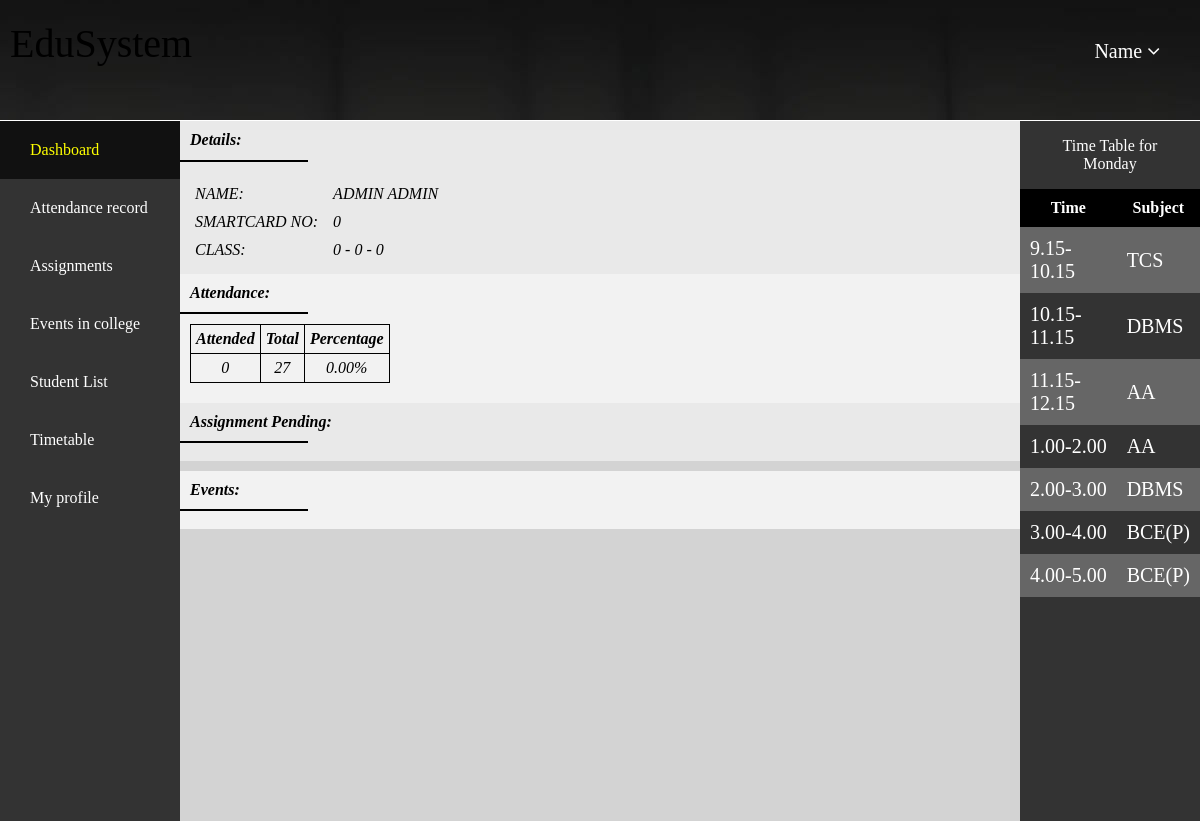
Screenshot of /home.php (signed in) with the database file from the repository.
### tables this page shows
CREATE TABLE `profile` (
  `UserId` varchar(15) NOT NULL,
  `Fname` text NOT NULL,
  `Lname` text NOT NULL,
  `RegNo` int(5) NOT NULL,
  `Class` varchar(2) NOT NULL,
  `Division` int(1) NOT NULL,
  `RollNo` int(2) NOT NULL,
  `MobNo` bigint(10) NOT NULL,
  `Addr` varchar(50) NOT NULL,
  `Pass` varchar(32) NOT NULL DEFAULT 'sakec',
  `S1` int(2) NOT NULL DEFAULT '0',
  `S1t` int(2) NOT NULL DEFAULT '0',
  `S2` int(2) NOT NULL DEFAULT '0',
  `S2t` int(2) NOT NULL DEFAULT '0',
  `S3` int(2) NOT NULL DEFAULT '0',
  `S3t` int(2) NOT NULL DEFAULT '0',
  `S4` int(2) NOT NULL DEFAULT '0',
  `S4t` int(2) NOT NULL DEFAULT '0',
  `S5` int(2) DEFAULT '0',
  `S5t` int(2) NOT NULL DEFAULT '0',
  `Attended` int(2) AS (S1+S2+S3+S4+S5) VIRTUAL,
  `Total` int(2) AS (S1t+S2t+S3t+S4t+S5t) VIRTUAL,
  `Percent` decimal(4,2) AS ((S1+S2+S3+S4+S5)*100/(S1t+S2t+S3t+S4t+S5t)) VIRTUAL
);

CREATE TABLE `timetable` (
  `SrNo` int(1) NOT NULL,
  `Time` varchar(15) NOT NULL,
  `Monday` varchar(15) NOT NULL,
  `Tuesday` varchar(15) NOT NULL,
  `Wednesday` varchar(15) NOT NULL,
  `Thrusday` varchar(15) NOT NULL,
  `Friday` varchar(15) NOT NULL
);

### home.php (the view, shortened to what this page needs)
<html>
<head>
    <link rel="stylesheet" type="text/css" href="Addons/home.css">
    <link rel="stylesheet" href="https://cdnjs.cloudflare.com/ajax/libs/font-awesome/4.7.0/css/font-awesome.min.css">
</head>
<body>
    <div class="header">
        <div class="leftheader">
            <p class="pheader">EduSystem</p>
        </div>
        <div class="rightheader">
            <ul class="mainddheader">
                <li><a id="dropdown" href="#" onclick="#">Name        <i class="fa fa-angle-down"></i></a></li>
            </ul>
        </div>
    </div>
    <div class="flex-container">
            <div class="asideleft">
                <ul class="nav">
                    <li><a class="btn <?php if($_GET["page"]==""){echo 'active';}?>" href="home.php">Dashboard</a></li>
                    <li><a class="btn <?php if($_GET["page"]=="attendance.php"){echo 'active';}?>" href="home.php?page=attendance.php">Attendance record</a></li>
                    <li><a class="btn <?php if($_GET["page"]=="assign.php"){echo 'active';}?>" href="#">Assignments</a></li>
                    <li><a class="btn <?php if($_GET["page"]=="events.php"){echo 'active';}?>" href="home.php?page=events.php">Events in college</a></li>
                    <li><a class="btn <?php if($_GET["page"]=="list.php"){echo 'active';}?>" href="home.php?page=list.php">Student List</a></li>
                    <li><a class="btn <?php if($_GET["page"]=="tt.php"){echo 'active';}?>" href="home.php?page=timetable.php">Timetable</a></li>
                    <li><a class="btn <?php if($_GET["page"]=="update.php"){echo 'active';}?>" href="home.php?page=update.php">My profile</a></li>
                </ul>
            </div>
        <div class="maincontent">
            <?php
                if (isset($_GET['page'])&&$_GET['page']!=""){
                    include $_GET['page'];
                }
                else {
                    include 'dashboard.php';
                }
            ?>
        </div>
        <?php
            $user = 'student';
            $pass = 'sakec';
            $db = 'students';
            $conn = new mysqli('localhost', $user, $pass, $db) or die("Unable to connect to server".$db);
            $get_all = "select * from timetable";
            $data = mysqli_query($conn, $get_all) or die("No records found.");
            $row = mysqli_fetch_assoc($data);
            $day = date('l');
            echo '<div class="asideright">
                <div class="iasideright">
                        <p class="tthead" align="center">Time Table for <br>'.$day.' </p>
                        <table class="asiderighttable" >
                            <tr>
                                <th>Time</th>
                                <th>Subject</th>
                            </tr>';
                            echo '<tr>
                                <td>9.15-10.15</td>
                                <td>'.$row[$day].'</td>
                            </tr>';
                            $row = mysqli_fetch_assoc($data);
                            echo '
                            <tr>
                                <td>10.15-11.15</td>
                                <td>'.$row[$day].'</td>
                            </tr>';
                            $row = mysqli_fetch_assoc($data);
                            echo '
                            <tr>
                                <td>11.15-12.15</td>
                                <td>'.$row[$day].'</td>
                            </tr>';
                            $row = mysqli_fetch_assoc($data);
                            echo '
                            <tr>
                                <td>1.00-2.00</td>
                                <td>'.$row[$day].'</td>
                            </tr>';
                            $row = mysqli_fetch_assoc($data);
                            echo '
                            <tr>
                                <td>2.00-3.00</td>
                                <td>'.$row[$day].'</td>
                            </tr>';
                            $row = mysqli_fetch_assoc($data);
                            echo '
                            <tr>
                                <td>3.00-4.00</td>
                                <td>'.$row[$day].'</td>
                            </tr>';
                            $row = mysqli_fetch_assoc($data);
                            echo '
                            <tr>
                                <td>4.00-5.00</td>
                                <td>'.$row[$day].'</td>
                            </tr>
                    </table>
                </div>
            </div>';
        ?>
    </div>
</body>
</html>

### dashboard.php (shortened to what this page needs)
<!DOCTYPE html>
<html lang="en">
<head>
	<link rel="stylesheet" href="Addons/dashboard.css">
	<link rel="stylesheet" href="">
</head>
<body>
	<?php
		$user = 'student';
		$pass = 'sakec';
		$db = 'students';
		$conn = new mysqli('localhost', $user, $pass, $db) or die("Unable to connect to server".$db);
		$get_all = "select * from profile where UserId=\"".$_SESSION['name']."\"";
		$data = mysqli_query($conn, $get_all) or die("No records found.");
		$row = mysqli_fetch_assoc($data);
		echo'<div class="container">
                <div class="details">
                    <p>Details:<p>
                    <hr>
                    <ul class="left">
                    <li>Name: </li>
                    <li>smartcard no:</li>
                    <li>class:</li>
                    </ul>
				    <ul class="right">
				    <li>'.$row["Fname"].' '.$row["Lname"].'</li>
				    <li>'.$row["UserId"].'</li>
				    <li>'.$row["Class"].' - '.$row["Division"].' - '.$row["RollNo"].'</li>
                    </ul>
                </div>
                <div class="attendance">
                    <p>Attendance:</p>
                    <hr>
                    <table class="tattendance">
                    <tr>
                    <th>Attended</th>
                    <th>Total</th>
                    <th>Percentage</th>
                    </tr>
                    <tr>
                    <td>'.$row["Attended"].'</td>
                    <td>'.$row["Total"].'</td>';
                    if ($row["Total"]!=0) {
                        echo '<td>'.$row["Percent"].'%</td>
                    ';
                    }
                    else {
                        echo '<td>0%</td>';
                    }
                    echo '
                    </tr>
                    </table>
                </div>
                <div class="notification">
                    <p>Assignment Pending:</p>
                    <hr>
                    <p></p>
                </div>
                <div class="events">
                    <p>Events:</p>
                    <hr>
                    <p></p>
                </div>
            </div>';
	?>
</body>
</html>

### Addons/home.css (style rules this page uses)
body { margin:0; background-image: url(website-design-background-1.jpg); background-repeat: no-repeat; background-position: center top; }
.header { border-bottom:1px solid white; display:flex; width:100%; height:15%; justify-content: center; box-shadow:2px 2px 2px black; }
.flex-container { display: flex; flex-wrap: wrap; }
.asideleft { flex:15%; background-color:#333; }
.maincontent { flex:70%; background-color:#D3D3D3; height:700px; }
.asideright { flex:15%; background-color: #333; }
.leftheader { justify-content: center; flex:80%; }
.pheader { margin:20 0 0 10px; font-family: cursive; font-size: 40px; }
.rightheader { justify-content: center; flex:20%; text-align: right; padding:30px; }
.mainddheader { padding:0; margin:0; list-style-type: none; }
.mainddheader li { font-size:20px; padding:10px; }
.mainddheader li a { text-decoration: none; color:white; }
ul.nav { list-style-type: none; overflow: hidden; padding: 0; margin: 0px; background-color: #333; }
ul.nav > li { padding: 0px; }
ul.nav > li > a { display: block; color: white; border: none; padding: 20px 30px; text-align: left; transition: all 0.7s ease; text-decoration: none; }
ul.nav > li > a.active { background-color: #111; color: yellow; }
hr { display: block; margin-top: 0.5px; margin-left:0; margin-right: 20%; border-style: inset; border:1px solid black; }
.tthead { color: white; }
.asiderighttable { width:100%; background-color: white; }
table,th,td { border-collapse:collapse; }
.asiderighttable th { border:0px; padding:10px; background-color: black; }
.asiderighttable tr:nth-child(odd) { background-color:#333; color:white; }
.asiderighttable tr:nth-child(even) { background-color:#666; color:white; }
.asiderighttable td { border:0; font-size: 20px; padding:10px; }

### Addons/dashboard.css (style rules this page uses)
.details,.notification { background-color: rgba(255,255,255,0.5); color:black; text-align:left; width:100%; }
.details ul { padding:10px; list-style-type: none; margin-top: 0px; margin-bottom: 0px; }
.details ul li { font-family:serif; padding:5px; text-transform: uppercase; font-style: oblique; }
.details p { margin-top:0; margin-bottom:0; padding:10 0 0 10; font-family:cursive; font-style: italic; font-weight: bold }
hr { border-bottom: 1px solid black; width:15%; }
.left { float:left; }
.attendance,.events { padding:0 0 10 0; background-color: rgba(255,255,255,0.7); color:black; text-align:left; width:100%; }
.tattendance { border: 1px solid black; margin:10px; text-align: center; }
.attendance p,.notification p,.events p { margin-top:0; margin-bottom:10px ; padding:10 0 0 10; font-family:cursive; font-style: italic; font-weight: bold }
.tattendance tr th, .tattendance tr td { border: 1px solid black; font-family:serif; font-style: oblique; padding:5px; }
.events { padding:0; }

### rows the page displays
profile: Fname "ADMIN", Lname "ADMIN", UserId "0", Class "0", Division "0", RollNo "0", Attended "0", Total "27", Percent "0.00"
timetable: Monday "TCS"
timetable: Monday "DBMS"
timetable: Monday "AA"
timetable: Monday "AA"
timetable: Monday "DBMS"
timetable: Monday "BCE(P)"
timetable: Monday "BCE(P)"
